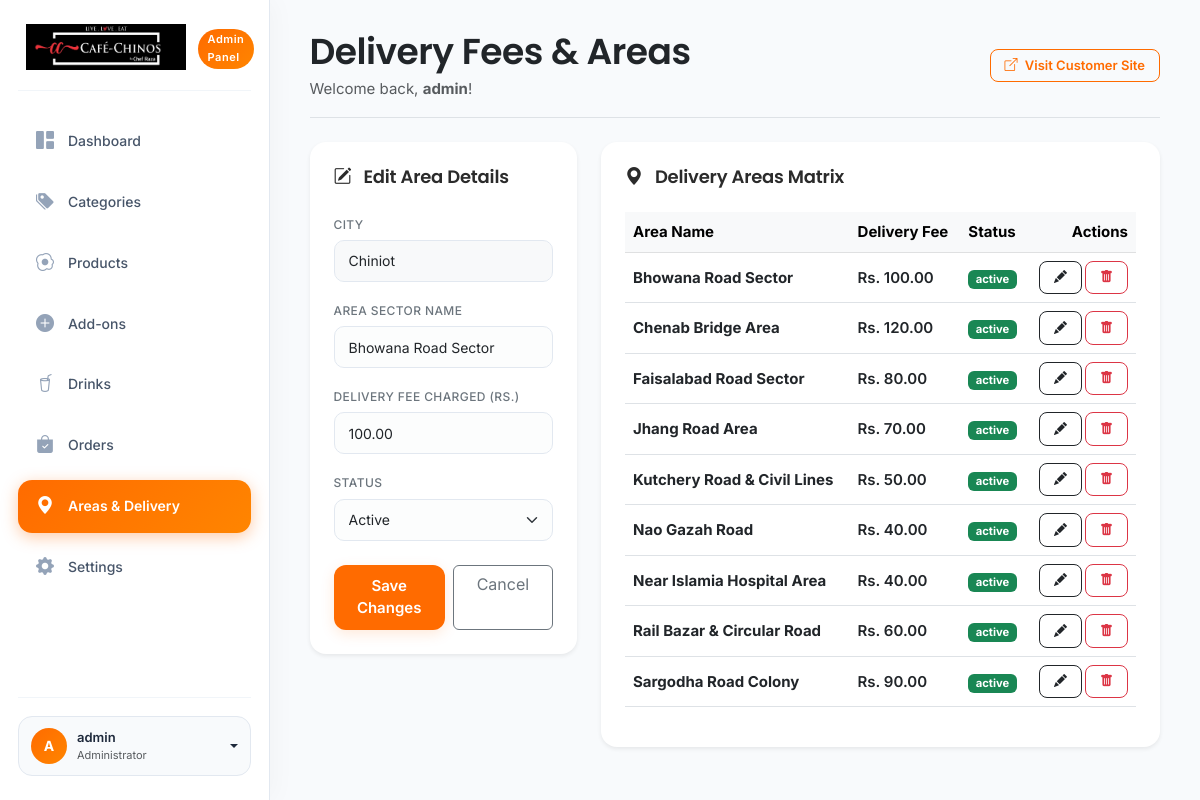
The app's page /admin/areas.php?action=edit&id=7 (signed in) with its own data.
### tables this page shows
CREATE TABLE `areas` (
  `id` int(11) NOT NULL AUTO_INCREMENT,
  `area_name` varchar(100) NOT NULL,
  `city` varchar(100) NOT NULL DEFAULT 'Chiniot',
  `delivery_charge` decimal(10,2) NOT NULL DEFAULT 0.00,
  `status` enum('active','inactive') DEFAULT 'active',
  `created_at` timestamp NOT NULL DEFAULT current_timestamp(),
  PRIMARY KEY (`id`)
);

### includes/functions.php (called while the page is built, shortened)
<?php
function sanitize($data) {
    return htmlspecialchars(strip_tags(trim($data)));
}
?>

### admin/areas.php (the view, shortened to what this page needs)
<?php
require_once __DIR__ . '/includes/header.php';
$edit_mode = false;
$edit_name = '';
$edit_fee = 0.00;
$edit_status = 'active';
if (isset($_GET['action']) && $_GET['action'] === 'edit' && isset($_GET['id'])) {
    $edit_id = intval($_GET['id']);
    $stmt = $pdo->prepare("SELECT *, delivery_charge AS delivery_fee FROM areas WHERE id = ?");
    $stmt->execute([$edit_id]);
    $area = $stmt->fetch();
    if ($area) {
        $edit_mode = true;
        $edit_name = $area['area_name'];
        $edit_fee = $area['delivery_charge'];
        $edit_status = $area['status'];
    }
}
$all_areas = $pdo->query("SELECT * FROM areas ORDER BY area_name ASC")->fetchAll();
?>
<div class="row g-4">
    <div class="col-lg-4">
        <div class="card border-0 shadow-sm p-4 rounded-4 bg-white">
            <h5 class="fw-bold mb-4">
                <i class="bi <?= $edit_mode ? 'bi-pencil-square' : 'bi-plus-circle' ?> text-orange me-2"></i>
                <?= $edit_mode ? 'Edit Area Details' : 'Create Delivery Area' ?>
            </h5>
            <form action="" method="POST">
                <div class="mb-3">
                    <label class="form-label small fw-bold text-muted">CITY</label>
                    <input type="text" class="form-control bg-light" value="Chiniot" readonly>
                </div>
                <div class="mb-3">
                    <label for="area_name" class="form-label small fw-bold text-muted">AREA SECTOR NAME</label>
                    <input type="text" name="area_name" id="area_name" class="form-control" placeholder="e.g. Madina Town" value="<?= sanitize($edit_name) ?>" required>
                </div>
                <div class="mb-3">
                    <label for="delivery_fee" class="form-label small fw-bold text-muted">DELIVERY FEE CHARGED (Rs.)</label>
                    <input type="number" name="delivery_fee" id="delivery_fee" class="form-control" placeholder="e.g. 100" value="<?= $edit_fee ?>" required>
                </div>
                <div class="mb-4">
                    <label class="form-label small fw-bold text-muted">STATUS</label>
                    <select name="status" class="form-select">
                        <option value="active" <?= $edit_status === 'active' ? 'selected' : '' ?>>Active</option>
                    </select>
                </div>
                <div class="d-flex gap-2">
                    <button type="submit" class="btn btn-primary-orange w-100 py-2.5">
                        <?= $edit_mode ? 'Save Changes' : 'Add Area' ?>
                    </button>
                    <?php if ($edit_mode): ?>
                        <a href="areas.php" class="btn btn-outline-secondary w-100 py-2.5">Cancel</a>
                    <?php endif; ?>
                </div>
            </form>
        </div>
    </div>
    <div class="col-lg-8">
        <div class="card border-0 shadow-sm p-4 rounded-4 bg-white">
            <h5 class="fw-bold mb-4"><i class="bi bi-geo-alt-fill text-orange me-2"></i> Delivery Areas Matrix</h5>
            <div class="table-responsive">
                <table class="table align-middle">
                    <thead class="table-light">
                        <tr>
                            <th scope="col">Area Name</th>
                            <th scope="col">Delivery Fee</th>
                            <th scope="col">Status</th>
                            <th scope="col" class="text-end">Actions</th>
                        </tr>
                    </thead>
                    <tbody>
                        <?php if (empty($all_areas)): ?>
                            <tr>
                                <td colspan="4" class="text-center text-muted py-4">No delivery areas configured.</td>
                            </tr>
                        <?php else: ?>
                            <?php foreach ($all_areas as $ar): ?>
                                <tr>
                                    <td><strong class="text-dark"><?= sanitize($ar['area_name']) ?></strong></td>
                                    <td class="fw-bold">Rs. <?= number_format(($ar['delivery_charge'] ?? 0), 2) ?></td>
                                    <td>
                                        <a href="areas.php?action=toggle&id=<?= $ar['id'] ?>" class="badge text-decoration-none <?= $ar['status'] === 'active' ? 'bg-success' : 'bg-secondary' ?>">
                                            <?= $ar['status'] ?>
                                        </a>
                                    </td>
                                    <td class="text-end">
                                        <div class="btn-group">
                                            <a href="areas.php?action=edit&id=<?= $ar['id'] ?>" class="btn btn-sm btn-outline-dark me-1" title="Edit">
                                                <i class="bi bi-pencil-fill"></i>
                                            </a>
                                            <a href="#" class="btn btn-sm btn-outline-danger btn-delete-area" data-id="<?= $ar['id'] ?>" title="Delete">
                                                <i class="bi bi-trash-fill"></i>
                                            </a>
                                        </div>
                                    </td>
                                </tr>
                            <?php endforeach; ?>
                        <?php endif; ?>
                    </tbody>
                </table>
            </div>
        </div>
    </div>
</div>
<?php require_once __DIR__ . '/includes/footer.php'; ?>

### assets/css/style.css (style rules this page uses)
:root { --primary-orange: #FF6B00; --primary-hover: #E05E00; --secondary-yellow: #FFC107; --secondary-hover: #E0A800; --bg-warm: #FFF8F0; --text-dark: #2B2B2B; --text-muted: #6C757D; --white: #FFFFFF; --shadow-soft: 0 10px 30px rgba(0, 0, 0, 0.04); --shadow-hover: 0 15px 40px rgba(255, 107, 0, 0.1); --border-radius-lg: 16px; --border-radius-md: 12px; }
body { font-family: 'Inter', sans-serif; font-size: 15px; line-height: 1.6; background-color: var(--bg-warm); color: var(--text-dark); overflow-x: hidden; }
.fw-bold { font-weight: 600 !important; }
h1, h2, h3, h4, h5, h6, .navbar-brand span { font-family: 'Poppins', sans-serif; color: var(--text-dark); }
h5 { font-size: 18px !important; font-weight: 600 !important; letter-spacing: -0.2px; }
.btn-primary-orange, .btn-primary, .btn-warning { background-color: var(--primary-orange) !important; color: var(--white) !important; border: none !important; border-radius: var(--border-radius-md); padding: 10px 22px; font-weight: 600; transition: all 0.3s cubic-bezier(0.4, 0, 0.2, 1); box-shadow: 0 4px 14px rgba(255, 107, 0, 0.25); }
.btn-sm, a.btn-sm, button.btn-sm { padding: 6px 14px !important; font-size: 13px !important; border-radius: 8px !important; font-weight: 600 !important; box-shadow: none !important; }
.btn-primary-orange, .btn-primary { background-color: var(--primary-orange) !important; border: none !important; color: var(--white) !important; border-radius: 12px !important; font-weight: 600 !important; font-size: 15px !important; padding: 10px 22px !important; box-shadow: 0 4px 14px rgba(255, 107, 0, 0.15) !important; transition: all 0.25s cubic-bezier(0.4, 0, 0.2, 1) !important; }
.form-control, .form-select { height: 42px !important; font-size: 14px !important; border-radius: 10px !important; border: 1px solid #e2e8f0 !important; padding: 8px 14px !important; transition: all 0.2s ease-in-out !important; background-color: #fcfdfd; }
.form-control::placeholder, .form-select::placeholder { font-size: 13px !important; color: #a0aec0 !important; }
.form-label, label, .small-label, .form-label.small, label.small { font-size: 12px !important; font-weight: 500 !important; letter-spacing: 0.4px !important; text-transform: uppercase !important; margin-bottom: 6px !important; color: var(--text-muted) !important; }

### records on screen
areas: area_name "Bhowana Road Sector", delivery_fee "100.00", status "Active", delivery_charge "100.00", status "active"
areas: area_name "Chenab Bridge Area", delivery_charge "120.00", status "active"
areas: area_name "Faisalabad Road Sector", delivery_charge "80.00", status "active"
areas: area_name "Jhang Road Area", delivery_charge "70.00", status "active"
areas: area_name "Kutchery Road & Civil Lines", delivery_charge "50.00", status "active"
areas: area_name "Nao Gazah Road", delivery_charge "40.00", status "active"
areas: area_name "Near Islamia Hospital Area", delivery_charge "40.00", status "active"
areas: area_name "Rail Bazar & Circular Road", delivery_charge "60.00", status "active"
areas: area_name "Sargodha Road Colony", delivery_charge "90.00", status "active"

### other values on screen
substr(sanitize($_SESSION['admin_username'] ?? 'A'), 0, 1) "A"
$_SESSION['admin_username'] "admin"
